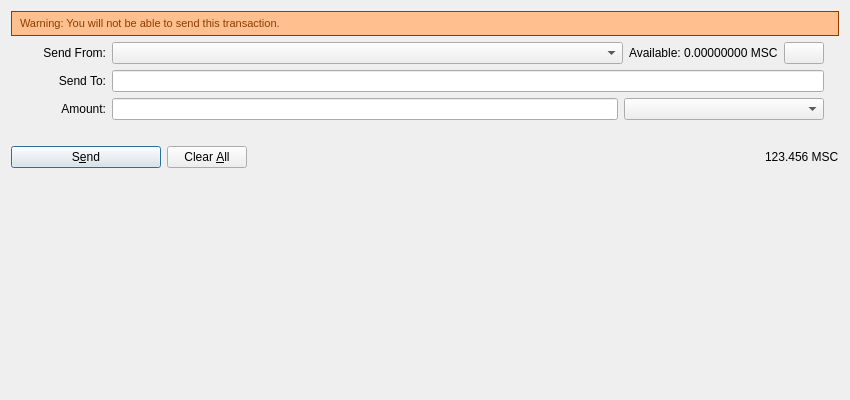
<?xml version="1.0" encoding="UTF-8"?>
<ui version="4.0">
 <class>SendMPDialog</class>
 <widget class="QDialog" name="SendMPDialog">
  <property name="geometry">
   <rect>
    <x>0</x>
    <y>0</y>
    <width>850</width>
    <height>400</height>
   </rect>
  </property>
  <property name="windowTitle">
   <string>Send Coins</string>
  </property>
  <property name="autoFillBackground">
   <bool>true</bool>
  </property>
  <layout class="QVBoxLayout" name="verticalLayout" stretch="0,0,0,0">
   <property name="bottomMargin">
    <number>8</number>
   </property>
   <item>
    <layout class="QVBoxLayout" name="verticalLayout_3">
     <item>
      <widget class="QLabel" name="feeWarningLabel">
       <property name="font">
        <font>
         <pointsize>8</pointsize>
        </font>
       </property>
       <property name="styleSheet">
        <string notr="true">QLabel { 
    border: 1px solid rgb(142,61,0);padding:5px 5px 5px 5px;background-repeat: no-repeat;background-position: 10px center;color: #133959;background-color: rgb(255,191,142); color:rgb(142,61,0);} </string>
       </property>
       <property name="text">
        <string>Warning: You will not be able to send this transaction.</string>
       </property>
       <property name="alignment">
        <set>Qt::AlignLeading|Qt::AlignLeft|Qt::AlignVCenter</set>
       </property>
      </widget>
     </item>
     <item>
      <layout class="QVBoxLayout" name="verticalLayout_2">
       <property name="leftMargin">
        <number>0</number>
       </property>
       <property name="topMargin">
        <number>0</number>
       </property>
       <property name="rightMargin">
        <number>0</number>
       </property>
       <property name="bottomMargin">
        <number>0</number>
       </property>
       <item>
        <layout class="QHBoxLayout" name="FromHLayout">
         <item>
          <widget class="QLabel" name="sendFromLabel">
           <property name="sizePolicy">
            <sizepolicy hsizetype="Fixed" vsizetype="Fixed">
             <horstretch>0</horstretch>
             <verstretch>0</verstretch>
            </sizepolicy>
           </property>
           <property name="minimumSize">
            <size>
             <width>95</width>
             <height>0</height>
            </size>
           </property>
           <property name="text">
            <string>Send From:</string>
           </property>
           <property name="alignment">
            <set>Qt::AlignRight|Qt::AlignTrailing|Qt::AlignVCenter</set>
           </property>
           <property name="margin">
            <number>8</number>
           </property>
          </widget>
         </item>
         <item>
          <widget class="QComboBox" name="sendFromComboBox">
           <property name="sizePolicy">
            <sizepolicy hsizetype="Expanding" vsizetype="Fixed">
             <horstretch>0</horstretch>
             <verstretch>0</verstretch>
            </sizepolicy>
           </property>
          </widget>
         </item>
         <item>
          <widget class="QLabel" name="balanceLabel">
           <property name="text">
            <string>Available: 0.00000000 MSC</string>
           </property>
           <property name="margin">
            <number>8</number>
           </property>
          </widget>
         </item>
         <item>
          <widget class="QPushButton" name="copyButton">
           <property name="text">
            <string/>
           </property>
          </widget>
         </item>
         <item>
          <spacer name="horizontalSpacer_2">
           <property name="orientation">
            <enum>Qt::Horizontal</enum>
           </property>
           <property name="sizeType">
            <enum>QSizePolicy::Fixed</enum>
           </property>
           <property name="sizeHint" stdset="0">
            <size>
             <width>15</width>
             <height>20</height>
            </size>
           </property>
          </spacer>
         </item>
        </layout>
       </item>
       <item>
        <layout class="QHBoxLayout" name="ToHLayout">
         <item>
          <widget class="QLabel" name="sendToLabel">
           <property name="minimumSize">
            <size>
             <width>95</width>
             <height>0</height>
            </size>
           </property>
           <property name="layoutDirection">
            <enum>Qt::LeftToRight</enum>
           </property>
           <property name="text">
            <string>Send To:</string>
           </property>
           <property name="alignment">
            <set>Qt::AlignRight|Qt::AlignTrailing|Qt::AlignVCenter</set>
           </property>
           <property name="margin">
            <number>8</number>
           </property>
          </widget>
         </item>
         <item>
          <widget class="QLineEdit" name="sendToLineEdit"/>
         </item>
         <item>
          <spacer name="horizontalSpacer_3">
           <property name="orientation">
            <enum>Qt::Horizontal</enum>
           </property>
           <property name="sizeType">
            <enum>QSizePolicy::Fixed</enum>
           </property>
           <property name="sizeHint" stdset="0">
            <size>
             <width>15</width>
             <height>20</height>
            </size>
           </property>
          </spacer>
         </item>
        </layout>
       </item>
       <item>
        <layout class="QHBoxLayout" name="horizontalLayout_3">
         <property name="bottomMargin">
          <number>0</number>
         </property>
         <item>
          <widget class="QLabel" name="amountLabel">
           <property name="minimumSize">
            <size>
             <width>95</width>
             <height>0</height>
            </size>
           </property>
           <property name="text">
            <string>Amount:</string>
           </property>
           <property name="alignment">
            <set>Qt::AlignRight|Qt::AlignTrailing|Qt::AlignVCenter</set>
           </property>
           <property name="margin">
            <number>8</number>
           </property>
          </widget>
         </item>
         <item>
          <widget class="QLineEdit" name="amountLineEdit"/>
         </item>
         <item>
          <widget class="QComboBox" name="propertyComboBox">
           <property name="sizePolicy">
            <sizepolicy hsizetype="Fixed" vsizetype="Fixed">
             <horstretch>0</horstretch>
             <verstretch>0</verstretch>
            </sizepolicy>
           </property>
           <property name="minimumSize">
            <size>
             <width>200</width>
             <height>0</height>
            </size>
           </property>
          </widget>
         </item>
         <item>
          <spacer name="horizontalSpacer_5">
           <property name="orientation">
            <enum>Qt::Horizontal</enum>
           </property>
           <property name="sizeType">
            <enum>QSizePolicy::Fixed</enum>
           </property>
           <property name="sizeHint" stdset="0">
            <size>
             <width>15</width>
             <height>20</height>
            </size>
           </property>
          </spacer>
         </item>
        </layout>
       </item>
      </layout>
     </item>
    </layout>
   </item>
   <item>
    <spacer name="verticalSpacer_2">
     <property name="orientation">
      <enum>Qt::Vertical</enum>
     </property>
     <property name="sizeType">
      <enum>QSizePolicy::Fixed</enum>
     </property>
     <property name="sizeHint" stdset="0">
      <size>
       <width>20</width>
       <height>20</height>
      </size>
     </property>
    </spacer>
   </item>
   <item>
    <layout class="QHBoxLayout" name="horizontalLayout">
     <item>
      <widget class="QPushButton" name="sendButton">
       <property name="minimumSize">
        <size>
         <width>150</width>
         <height>0</height>
        </size>
       </property>
       <property name="toolTip">
        <string>Confirm the send action</string>
       </property>
       <property name="text">
        <string>S&amp;end</string>
       </property>
       <property name="icon">
        <iconset>
         <normaloff>:/icons/send</normaloff>:/icons/send</iconset>
       </property>
       <property name="default">
        <bool>true</bool>
       </property>
      </widget>
     </item>
     <item>
      <widget class="QPushButton" name="clearButton">
       <property name="sizePolicy">
        <sizepolicy hsizetype="Minimum" vsizetype="Fixed">
         <horstretch>0</horstretch>
         <verstretch>0</verstretch>
        </sizepolicy>
       </property>
       <property name="toolTip">
        <string>Clear all fields of the form.</string>
       </property>
       <property name="text">
        <string>Clear &amp;All</string>
       </property>
       <property name="icon">
        <iconset>
         <normaloff>:/icons/remove</normaloff>:/icons/remove</iconset>
       </property>
       <property name="autoRepeatDelay">
        <number>300</number>
       </property>
       <property name="autoDefault">
        <bool>false</bool>
       </property>
      </widget>
     </item>
     <item>
      <spacer name="horizontalSpacer">
       <property name="orientation">
        <enum>Qt::Horizontal</enum>
       </property>
       <property name="sizeHint" stdset="0">
        <size>
         <width>40</width>
         <height>20</height>
        </size>
       </property>
      </spacer>
     </item>
     <item>
      <layout class="QHBoxLayout" name="horizontalLayout_2">
       <property name="spacing">
        <number>3</number>
       </property>
       <item>
        <widget class="QLabel" name="globalBalanceLabel">
         <property name="sizePolicy">
          <sizepolicy hsizetype="Preferred" vsizetype="Fixed">
           <horstretch>0</horstretch>
           <verstretch>0</verstretch>
          </sizepolicy>
         </property>
         <property name="cursor">
          <cursorShape>IBeamCursor</cursorShape>
         </property>
         <property name="text">
          <string notr="true">123.456 MSC</string>
         </property>
         <property name="textInteractionFlags">
          <set>Qt::LinksAccessibleByMouse|Qt::TextSelectableByKeyboard|Qt::TextSelectableByMouse</set>
         </property>
        </widget>
       </item>
      </layout>
     </item>
    </layout>
   </item>
   <item>
    <spacer name="verticalSpacer">
     <property name="orientation">
      <enum>Qt::Vertical</enum>
     </property>
     <property name="sizeType">
      <enum>QSizePolicy::Expanding</enum>
     </property>
     <property name="sizeHint" stdset="0">
      <size>
       <width>20</width>
       <height>40</height>
      </size>
     </property>
    </spacer>
   </item>
  </layout>
 </widget>
 <resources>
  <include location="../bitcoin.qrc"/>
 </resources>
 <connections/>
</ui>
